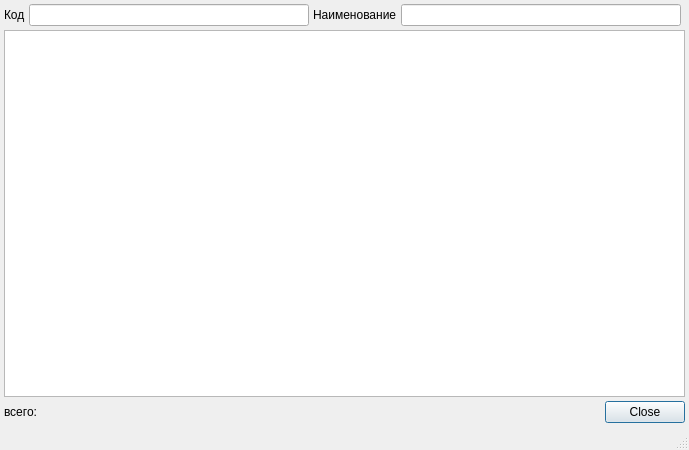
<?xml version="1.0" encoding="UTF-8"?>
<ui version="4.0">
 <class>UserRightListDialog</class>
 <widget class="QDialog" name="UserRightListDialog">
  <property name="windowModality">
   <enum>Qt::ApplicationModal</enum>
  </property>
  <property name="geometry">
   <rect>
    <x>0</x>
    <y>0</y>
    <width>689</width>
    <height>450</height>
   </rect>
  </property>
  <property name="windowTitle">
   <string>Список записей</string>
  </property>
  <property name="sizeGripEnabled">
   <bool>true</bool>
  </property>
  <property name="modal">
   <bool>true</bool>
  </property>
  <layout class="QGridLayout" name="gridLayout">
   <property name="margin">
    <number>4</number>
   </property>
   <property name="spacing">
    <number>4</number>
   </property>
   <item row="0" column="0">
    <widget class="QLabel" name="lblCodeFilter">
     <property name="text">
      <string>Код</string>
     </property>
    </widget>
   </item>
   <item row="3" column="0" colspan="2">
    <widget class="QStatusBar" name="statusBar">
     <property name="sizePolicy">
      <sizepolicy hsizetype="Preferred" vsizetype="Fixed">
       <horstretch>0</horstretch>
       <verstretch>0</verstretch>
      </sizepolicy>
     </property>
     <property name="toolTip">
      <string>A status bar</string>
     </property>
     <property name="whatsThis">
      <string>A status bar.</string>
     </property>
     <property name="sizeGripEnabled">
      <bool>false</bool>
     </property>
    </widget>
   </item>
   <item row="0" column="1">
    <widget class="QLineEdit" name="edtCodeFilter"/>
   </item>
   <item row="0" column="2">
    <widget class="QLabel" name="lblNameFilter">
     <property name="text">
      <string>Наименование</string>
     </property>
    </widget>
   </item>
   <item row="0" column="3">
    <widget class="QLineEdit" name="edtNameFilter"/>
   </item>
   <item row="1" column="0" colspan="5">
    <widget class="CUserRightListSortView" name="tblItems">
     <property name="whatsThis">
      <string comment="ура!">список записей</string>
     </property>
     <property name="tabKeyNavigation">
      <bool>false</bool>
     </property>
     <property name="alternatingRowColors">
      <bool>true</bool>
     </property>
    </widget>
   </item>
   <item row="2" column="2" colspan="3">
    <widget class="QDialogButtonBox" name="buttonBox">
     <property name="standardButtons">
      <set>QDialogButtonBox::Close</set>
     </property>
    </widget>
   </item>
   <item row="2" column="0" colspan="2">
    <layout class="QHBoxLayout">
     <property name="spacing">
      <number>6</number>
     </property>
     <property name="margin">
      <number>0</number>
     </property>
     <item>
      <widget class="QLabel" name="label">
       <property name="text">
        <string>всего: </string>
       </property>
      </widget>
     </item>
     <item>
      <spacer>
       <property name="orientation">
        <enum>Qt::Horizontal</enum>
       </property>
       <property name="sizeHint" stdset="0">
        <size>
         <width>40</width>
         <height>20</height>
        </size>
       </property>
      </spacer>
     </item>
    </layout>
   </item>
  </layout>
 </widget>
 <customwidgets>
  <customwidget>
   <class>CUserRightListSortView</class>
   <extends>QTableView</extends>
   <header>UserRightListSortView.h</header>
  </customwidget>
 </customwidgets>
 <tabstops>
  <tabstop>tblItems</tabstop>
  <tabstop>edtCodeFilter</tabstop>
  <tabstop>edtNameFilter</tabstop>
  <tabstop>buttonBox</tabstop>
 </tabstops>
 <resources/>
 <connections>
  <connection>
   <sender>buttonBox</sender>
   <signal>rejected()</signal>
   <receiver>UserRightListDialog</receiver>
   <slot>close()</slot>
   <hints>
    <hint type="sourcelabel">
     <x>623</x>
     <y>409</y>
    </hint>
    <hint type="destinationlabel">
     <x>626</x>
     <y>425</y>
    </hint>
   </hints>
  </connection>
 </connections>
</ui>
